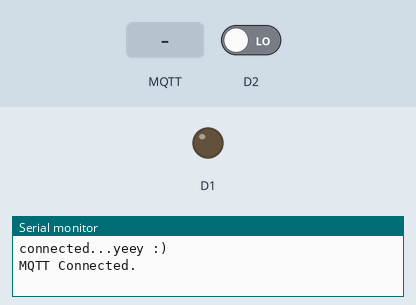
Recording of a program running on a simulated ESP8266 (NodeMCU). Parts: output pins drawn as LEDs (lit = HIGH), the last lines printed to the serial monitor. The inputs (shaded band) are chosen by the test bench; at power-on: D2 LOW. WiFi joins after 1.5 s; servers stay silent unless stated; no MQTT or app messages arrive unless stated.

Above: at 2.7 s.
2.8 s: MQTT message "on" arrives on the first subscribed topic
At 3.1 s:
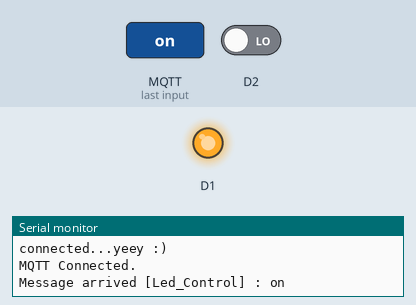
4.3 s: MQTT message "off" arrives on the first subscribed topic
At 5.4 s:
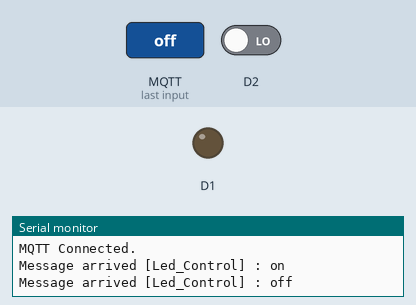
5.8 s: D2 driven HIGH
At 7.2 s:
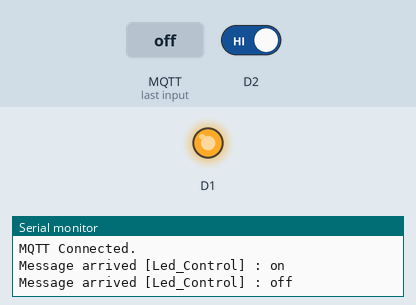
Timing chart, 0 to 8.8 s (numbered marks = the images above; inputs shaded):
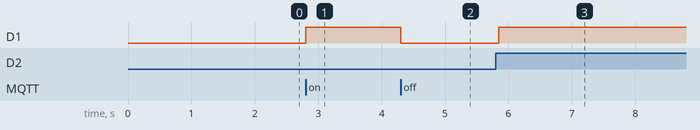

Measured:
- after the input at 2.8 s, D1: LOW → HIGH at once
- after the input at 4.3 s, D1: HIGH → LOW at once
- after the input at 5.8 s, D1: LOW → HIGH after 0.05 s

The program:

main.cpp
```cpp
#include <ESP8266WiFi.h>
#include <PubSubClient.h>
#include <ArduinoJson.h>
#include <WiFiManager.h>

IRAM_ATTR void handleInterrupt();
#define WIFI_STA_NAME "piper"          // ชื่อ wifi
#define WIFI_STA_PASS "Wifionly"   // รหัส wifi
#define MQTT_SERVER "broker.emqx.io" // Server Domain Name หรือ IP Address
#define MQTT_PORT 1883               // Port MQTT Broker
#define MQTT_USERNAME "Realpeach"
#define MQTT_PASSWORD "1212312121"
#define MQTT_NAME "RxxlPxxch"  // ชื่อที่ต้องการให้แสดงใน MQTT Broker
#define MQTT_TOPIC "Led_Control" // ชื่อ Topic

WiFiClient client;
PubSubClient MQTT(client);

const int CONNECT_CHECK = 0;
const int SUB_MESSAGE = 1;
const int DISPLAY_MESSAGE = 2;
int value = 0;
int flag = false;
bool message_flag;
String message;
int state;

void callback(char *topic, byte *payload, unsigned int length)
{
  message = "";
  message_flag = true;
  Serial.print("Message arrived [");
  Serial.print(topic);
  Serial.print("] : ");
  for (unsigned int i = 0; i < length; i++)
  {
    message += (char)payload[i];
  }
}

void setup()
{
  pinMode(D1, OUTPUT);
  pinMode(D2, INPUT);
  attachInterrupt(digitalPinToInterrupt(D2), handleInterrupt, RISING);
  Serial.begin(115200);
  WiFiManager wm;
  bool res;
  // res = wm.autoConnect(); // auto generated AP name from chipid
  res = wm.autoConnect("MyWiFi"); // anonymous ap
  // res = wm.autoConnect("AutoConnectAP","password"); // password protected ap

  if (!res)
  {
    Serial.println("Failed to connect");
  }
  else
  {
    Serial.println("connected...yeey :)");
  }

  state = CONNECT_CHECK;

  MQTT.setServer(MQTT_SERVER, MQTT_PORT);
  MQTT.connect(MQTT_NAME, MQTT_USERNAME, MQTT_PASSWORD);
  MQTT.setCallback(callback);
  MQTT.subscribe(MQTT_TOPIC);
}
void loop()
{
  switch (state)
  {
  case CONNECT_CHECK:
    if (MQTT.connected())
    {
      Serial.println("MQTT Connected.");
      state = SUB_MESSAGE;
    }
    else
    {
      Serial.println("MQTT Fail Connected.");
    }
    break;

  case SUB_MESSAGE:
    MQTT.loop();
    if (flag == true)
    {
      flag = false;
      delay(50);
      if (digitalRead(D2) == 1)
      {
        if (value == 1)
        {
          digitalWrite(D1, 1);
          MQTT.publish(MQTT_TOPIC, "LED ON");
          value = 0;
        }
        else if (value == 0)
        {
          digitalWrite(D1, 0);
          MQTT.publish(MQTT_TOPIC, "LED OFF");
          value = 1;
        }
      }
    }

    if (message_flag == true)
    {
      state = DISPLAY_MESSAGE;
    }
    break;

  case DISPLAY_MESSAGE:
    Serial.println(message);
    String msg = message;
    if (msg == "on")
    {
      digitalWrite(D1, HIGH);
      value = 0;
    }
    else if (msg == "off")
    {
      digitalWrite(D1, LOW);
      value = 1;
    }
    message_flag = false;
    state = SUB_MESSAGE;
    break;
  }
}

IRAM_ATTR void handleInterrupt()
{
  flag = true;
}
```
